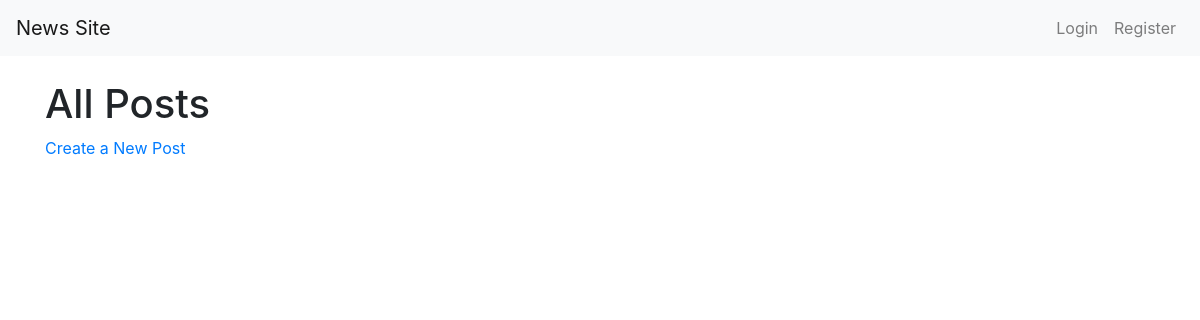
The app's page /, older data.
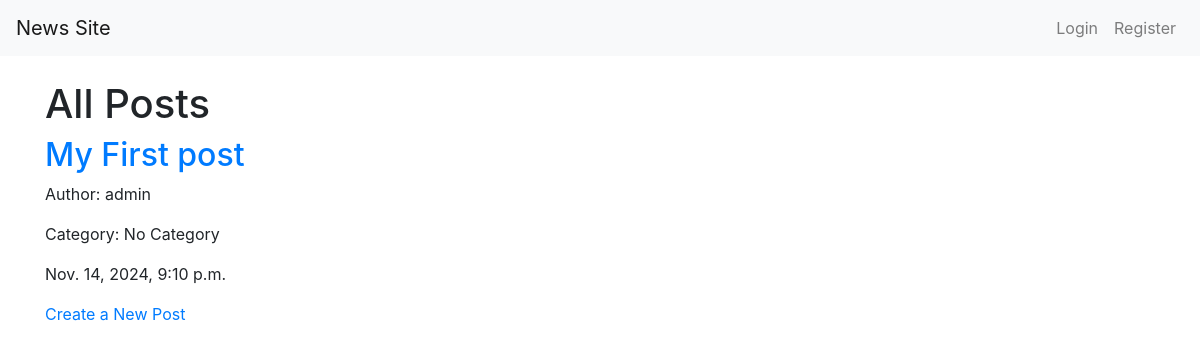
The same page, newer data.
### posts/models.py (models this page shows, shortened)
class Post(models.Model):
    title = models.CharField(max_length=255)
    content = models.TextField()
    author = models.ForeignKey(User, on_delete=models.CASCADE)
    category = models.ForeignKey(Category, on_delete=models.SET_NULL, null=True, blank=True)
    created_at = models.DateTimeField(auto_now_add=True)
    updated_at = models.DateTimeField(auto_now=True)
    upvotes = models.IntegerField(default=0)
    downvotes = models.IntegerField(default=0)

### posts/views.py (the view)
# urls.py: path('', views.post_list, name='home'),  # List all posts (homepage)
def post_list(request):
    posts = Post.objects.all()
    return render(request, 'posts/post_list.html', {'posts': posts})

### posts/templates/posts/post_list.html
{% extends 'base.html' %}
{% block content %}
<h1>All Posts</h1>
{% for post in posts %}
    <div>
        <h2><a href="{% url 'post_detail' post.id %}">{{ post.title }}</a></h2>
        <p>Author: {{ post.author.username }}</p>
        <p>
            Category:
            {% if post.category %}
                {{ post.category.name }}
            {% else %}
                No Category
            {% endif %}
        </p>
        <p>{{ post.created_at }}</p>
    </div>
{% endfor %}
<a href="{% url 'create_post' %}">Create a New Post</a>
{% endblock %}

Row changes from the older to the newer data that the page shows:
added Post: title "My First post", author.username "admin", shows "No Category", created_at "Nov. 14, 2024, 9:10 p.m."
